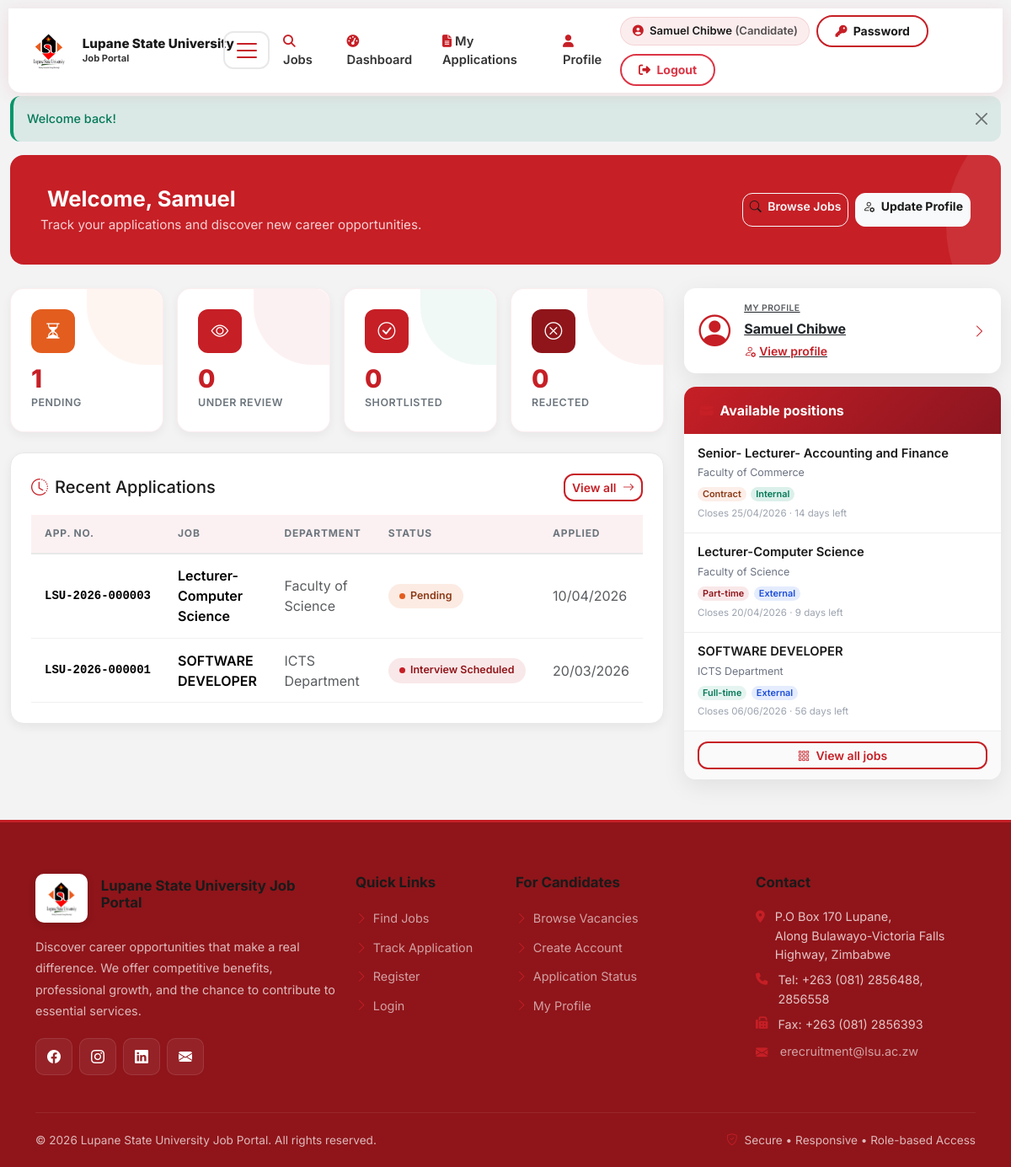
The app's page /candidate/dashboard.php (signed in) with its own data.
### tables this page shows
CREATE TABLE `applications` (
  `application_id` int(11) NOT NULL,
  `application_ref` varchar(32) DEFAULT NULL,
  `job_id` int(11) NOT NULL,
  `candidate_id` int(11) NOT NULL,
  `cover_letter` text DEFAULT NULL,
  `cv_path` varchar(255) DEFAULT NULL,
  `certificates_path` varchar(255) DEFAULT NULL,
  `status` enum('Pending','Under Review','Shortlisted','Interview Scheduled','Rejected','Offer Extended','Accepted','Withdrawn') DEFAULT 'Pending',
  `applied_at` timestamp NOT NULL DEFAULT current_timestamp(),
  `reviewed_by` int(11) DEFAULT NULL COMMENT 'HR user_id',
  `reviewed_at` datetime DEFAULT NULL,
  `review_notes` text DEFAULT NULL,
  `rejection_reason` text DEFAULT NULL,
  `updated_at` timestamp NOT NULL DEFAULT current_timestamp() ON UPDATE current_timestamp()
);

CREATE TABLE `jobs` (
  `job_id` int(11) NOT NULL,
  `title` varchar(255) NOT NULL,
  `department` varchar(100) DEFAULT NULL,
  `description` text NOT NULL,
  `requirements` text DEFAULT NULL,
  `qualifications` text DEFAULT NULL,
  `location` varchar(255) DEFAULT NULL,
  `job_type` enum('Full-time','Part-time','Contract','Internship') DEFAULT 'Full-time',
  `vacancy_scope` enum('Internal','External') NOT NULL DEFAULT 'External',
  `salary_min` decimal(10,2) DEFAULT NULL,
  `salary_max` decimal(10,2) DEFAULT NULL,
  `posted_by` int(11) NOT NULL COMMENT 'HR user_id',
  `status` enum('Draft','Pending Approval','Active','Closed','Cancelled') DEFAULT 'Draft',
  `approved_by` int(11) DEFAULT NULL COMMENT 'Management user_id',
  `approved_at` datetime DEFAULT NULL,
  `application_deadline` date DEFAULT NULL,
  `max_applications` int(11) DEFAULT NULL,
  `current_applications` int(11) DEFAULT 0,
  `created_at` timestamp NOT NULL DEFAULT current_timestamp(),
  `updated_at` timestamp NOT NULL DEFAULT current_timestamp() ON UPDATE current_timestamp()
);

### includes/security.php (called while the page is built, shortened)
<?php
function escape($string) {
    return htmlspecialchars($string, ENT_QUOTES, 'UTF-8');
}

### includes/functions.php (called while the page is built, shortened)
<?php
function formatDateDisplay($date) {
    try {
        return (new DateTime($date))->format('d/m/Y');
    } catch (Exception $e) {
        return '';
    }
}
function sqlJobApplicationOpen(string $alias = ''): string {
    $p = $alias !== '' ? $alias . '.' : '';
    return "({$p}application_deadline IS NULL OR {$p}application_deadline >= CURDATE())";
}
function vacancyScope(?string $scope): string {
    $s = trim((string)($scope ?? ''));
    return ($s === 'Internal' || $s === 'External') ? $s : 'External';
}
function vacancyScopeBadgeClass(?string $scope): string {
    return vacancyScope($scope) === 'Internal' ? 'badge-vacancy-internal' : 'badge-vacancy-external';
}

### candidate/dashboard.php (the view, shortened to what this page needs)
<?php
$db = getDBConnection();
$userId = (int)$_SESSION['user_id'];
$stmt = $db->prepare("SELECT candidate_id FROM candidates WHERE user_id = ?");
$stmt->execute([$userId]);
$candidate = $stmt->fetch();
$candidateId = (int)($candidate['candidate_id'] ?? 0);
$countsStmt = $db->prepare("
    SELECT
      SUM(status = 'Pending') AS pending,
      SUM(status = 'Under Review') AS under_review,
      SUM(status = 'Shortlisted') AS shortlisted,
      SUM(status = 'Rejected') AS rejected
    FROM applications
    WHERE candidate_id = ?
");
$countsStmt->execute([$candidateId]);
$counts = $countsStmt->fetch() ?: [];
$recentStmt = $db->prepare("
    SELECT a.application_id, a.application_ref, a.status, a.applied_at, j.title, j.department
    FROM applications a
    JOIN jobs j ON a.job_id = j.job_id
    WHERE a.candidate_id = ?
    ORDER BY a.applied_at DESC
    LIMIT 5
");
$recentStmt->execute([$candidateId]);
$recent = $recentStmt->fetchAll();
$openSql = "status = 'Active' AND " . sqlJobApplicationOpen();
$sidebarStmt = $db->query("
    SELECT job_id, title, department, job_type, vacancy_scope, application_deadline
    FROM jobs
    WHERE {$openSql}
    ORDER BY created_at DESC
    LIMIT 8
");
$sidebarJobs = $sidebarStmt ? $sidebarStmt->fetchAll() : [];
require_once BASE_PATH . '/includes/header.php';
function candidateSidebarDaysLeft($deadline) {
    $now = new DateTime();
    $end = new DateTime($deadline);
    return (int)$now->diff($end)->days;
}
function candidateJobTypeBadgeClass($type) {
    $map = [
        'Full-time' => 'badge-fulltime',
        'Part-time' => 'badge-parttime',
        'Contract' => 'badge-contract',
        'Internship' => 'badge-internship',
    ];
    return $map[$type] ?? 'badge-fulltime';
}
function statusBadgeClass($status) {
    $map = [
        'Pending' => 'status-pending',
        'Under Review' => 'status-under-review',
        'Shortlisted' => 'status-shortlisted',
        'Interview Scheduled' => 'status-interview',
        'Rejected' => 'status-rejected',
        'Offer Extended' => 'status-offer',
        'Accepted' => 'status-accepted',
        'Withdrawn' => 'status-withdrawn',
    ];
    return $map[$status] ?? 'status-pending';
}
?>
<div class="page-header d-flex flex-column flex-md-row justify-content-between align-items-md-center gap-3">
    <div>
        <h1><i class="bi bi-hand-wave me-2"></i>Welcome, <?php echo escape($_SESSION['first_name']); ?></h1>
        <p>Track your applications and discover new career opportunities.</p>
    </div>
    <div class="page-actions d-flex gap-2">
        <a class="btn btn-outline-light btn-sm" href="<?php echo BASE_URL; ?>/index.php">
            <i class="bi bi-search me-1"></i> Browse Jobs
        </a>
        <a class="btn btn-light btn-sm text-primary fw-bold" href="<?php echo BASE_URL; ?>/candidate/profile.php">
            <i class="bi bi-person-gear me-1"></i> Update Profile
        </a>
    </div>
</div>
<div class="row g-4 align-items-start mb-4">
    <div class="col-lg-8">
        <div class="row g-3 mb-4">
            <div class="col-6 col-lg-3">
                <div class="stat-card-rich">
                    <div class="stat-accent amber"></div>
                    <div class="stat-icon amber"><i class="bi bi-hourglass-split"></i></div>
                    <div class="stat-value"><?php echo (int)($counts['pending'] ?? 0); ?></div>
                    <div class="stat-label">Pending</div>
                </div>
            </div>
            <div class="col-6 col-lg-3">
                <div class="stat-card-rich">
                    <div class="stat-accent blue"></div>
                    <div class="stat-icon blue"><i class="bi bi-eye"></i></div>
                    <div class="stat-value"><?php echo (int)($counts['under_review'] ?? 0); ?></div>
                    <div class="stat-label">Under Review</div>
                </div>
            </div>
            <div class="col-6 col-lg-3">
                <div class="stat-card-rich">
                    <div class="stat-accent green"></div>
                    <div class="stat-icon green"><i class="bi bi-check-circle"></i></div>
                    <div class="stat-value"><?php echo (int)($counts['shortlisted'] ?? 0); ?></div>
                    <div class="stat-label">Shortlisted</div>
                </div>
            </div>
            <div class="col-6 col-lg-3">
                <div class="stat-card-rich">
                    <div class="stat-accent red"></div>
                    <div class="stat-icon red"><i class="bi bi-x-circle"></i></div>
                    <div class="stat-value"><?php echo (int)($counts['rejected'] ?? 0); ?></div>
                    <div class="stat-label">Rejected</div>
                </div>
            </div>
        </div>
        <div class="card animate-in">
            <div class="card-body">
                <div class="d-flex flex-column flex-sm-row gap-2 justify-content-between align-items-stretch align-items-sm-center mb-3">
                    <h2 class="h5 mb-0"><i class="bi bi-clock-history me-2" style="color: #c61f26"></i>Recent Applications</h2>
                    <a class="btn btn-sm btn-outline-primary flex-shrink-0" href="<?php echo BASE_URL; ?>/candidate/applications.php">
                        View all <i class="bi bi-arrow-right ms-1"></i>
                    </a>
                </div>
                <div class="table-responsive">
                    <table class="table mb-0">
                        <thead>
                            <tr>
                                <th>App. no.</th>
                                <th>Job</th>
                                <th>Department</th>
                                <th>Status</th>
                                <th>Applied</th>
                            </tr>
                        </thead>
                        <tbody>
                            <?php foreach ($recent as $row): ?>
                                <tr>
                                    <td class="text-nowrap small font-monospace fw-semibold"><?php echo escape($row['application_ref'] ?? ('#' . (int)$row['application_id'])); ?></td>
                                    <td class="fw-semibold"><?php echo escape($row['title']); ?></td>
                                    <td class="text-muted"><?php echo escape($row['department'] ?? '-'); ?></td>
                                    <td><span class="status-badge <?php echo statusBadgeClass($row['status']); ?>"><?php echo escape($row['status']); ?></span></td>
                                    <td class="text-muted"><?php echo escape(formatDateDisplay($row['applied_at'])); ?></td>
                                </tr>
                            <?php endforeach; ?>
                        </tbody>
                    </table>
                </div>
            </div>
        </div>
    </div>
    <div class="col-lg-4">
        <div class="jp-dash-sidebar-stack d-flex flex-column gap-3">
            <a class="card jp-dash-profile-card animate-in" href="<?php echo BASE_URL; ?>/candidate/profile.php" aria-label="View my profile">
                <div class="card-body d-flex align-items-center gap-3">
                    <div class="jp-dash-profile-avatar" aria-hidden="true"><i class="bi bi-person-circle"></i></div>
                    <div class="flex-grow-1 min-w-0">
                        <div class="jp-dash-profile-label text-uppercase text-muted fw-semibold mb-1">My profile</div>
                        <div class="fw-bold text-truncate"><?php echo escape(trim(($_SESSION['first_name'] ?? '') . ' ' . ($_SESSION['last_name'] ?? ''))); ?></div>
                        <div class="small text-primary fw-semibold mt-1"><i class="bi bi-person-gear me-1"></i>View profile</div>
                    </div>
                    <i class="bi bi-chevron-right text-muted flex-shrink-0" aria-hidden="true"></i>
                </div>
            </a>
            <div class="card jp-dash-sidebar animate-in">
            <div class="jp-dash-sidebar-head">
                <i class="bi bi-briefcase-fill"></i>
                Available positions
            </div>
            <div class="jp-dash-sidebar-body">
                <?php if (!$sidebarJobs): ?>
                    <div class="jp-dash-sidebar-empty">
                        <i class="bi bi-folder2-open d-block mb-2 fs-3 opacity-50"></i>
                        No open vacancies right now.
                        <a class="d-block mt-2 small" href="<?php echo BASE_URL; ?>/index.php">Browse all jobs</a>
                    </div>
                <?php else: ?>
                    <?php foreach ($sidebarJobs as $sj): ?>
                        <?php
                        $scopeLabel = vacancyScope($sj['vacancy_scope'] ?? null);
                        $dl = $sj['application_deadline'] ?? null;
                        $days = candidateSidebarDaysLeft($dl);
                        ?>
                        <div class="jp-sidebar-job">
                            <a class="jp-sidebar-job-title d-block" href="<?php echo BASE_URL; ?>/job.php?job_id=<?php echo (int)$sj['job_id']; ?>">
                                <?php echo escape($sj['title']); ?>
                            </a>
                            <div class="jp-sidebar-job-meta"><?php echo escape($sj['department'] ?? '—'); ?></div>
                            <div class="jp-sidebar-job-badges">
                                <span class="badge rounded-pill <?php echo candidateJobTypeBadgeClass($sj['job_type'] ?? ''); ?>"><?php echo escape($sj['job_type'] ?? '—'); ?></span>
                                <span class="badge rounded-pill <?php echo vacancyScopeBadgeClass($sj['vacancy_scope'] ?? null); ?>"><?php echo escape($scopeLabel); ?></span>
                            </div>
                            <?php if ($dl): ?>
                                <div class="jp-sidebar-job-deadline">
                                    <?php if ($days !== null && $days >= 0): ?>
                                        Closes <?php echo escape(formatDateDisplay($dl)); ?> · <?php echo (int)$days; ?> day<?php echo $days === 1 ? '' : 's'; ?> left
                                    <?php elseif ($days === -1): ?>
                                        Closed <?php echo escape(formatDateDisplay($dl)); ?>
                                    <?php else: ?>
                                        Closes <?php echo escape(formatDateDisplay($dl)); ?>
                                    <?php endif; ?>
                                </div>
                            <?php endif; ?>
                        </div>
                    <?php endforeach; ?>
                <?php endif; ?>
            </div>
            <div class="card-footer text-center">
                <a class="btn btn-sm btn-outline-primary w-100" href="<?php echo BASE_URL; ?>/index.php">
                    <i class="bi bi-grid-3x3-gap me-1"></i> View all jobs
                </a>
            </div>
            </div>
        </div>
    </div>
</div>
<?php require_once BASE_PATH . '/includes/footer.php'; ?>

### records on screen
applications: application_ref "LSU-2026-000003", job.title "Lecturer-Computer Science", job.department "Faculty of Science", status "Pending", applied_at "10/04/2026"
applications: application_ref "LSU-2026-000001", job.title "SOFTWARE DEVELOPER", job.department "ICTS Department", status "Interview Scheduled", applied_at "20/03/2026"
jobs: title "Senior- Lecturer- Accounting and Finance", department "Faculty of Commerce", job_type "Contract", vacancy_scope "Internal", application_deadline "25/04/2026", application_deadline "14"
jobs: title "Lecturer-Computer Science", department "Faculty of Science", job_type "Part-time", vacancy_scope "External", application_deadline "20/04/2026", application_deadline "9"
jobs: title "SOFTWARE DEVELOPER", department "ICTS Department", job_type "Full-time", vacancy_scope "External", application_deadline "06/06/2026", application_deadline "56"

### other values on screen
$label "Jobs Dashboard My Applications Profile"
$_SESSION['role_name'] "Candidate"
$flash['message'] "Welcome back!"
$_SESSION['first_name'] "Samuel"
$counts['pending'] "1"
$counts['under_review'] "0"
$counts['shortlisted'] "0"
$counts['rejected'] "0"
SITE_CONTACT_ADDRESS "P.O Box 170 Lupane, Along Bulawayo-Victoria Falls Highway, Zimbabwe"
SITE_CONTACT_PHONE "+263 (081) 2856488, 2856558"
SITE_CONTACT_FAX "+263 (081) 2856393"
SITE_CONTACT_EMAIL "erecruitment@lsu.ac.zw"
